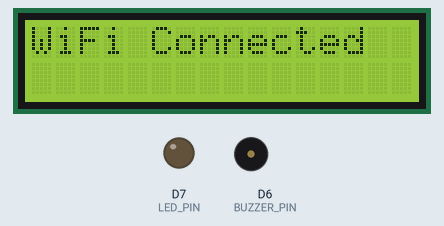
Recording of a sketch running on a simulated ESP8266 (NodeMCU). On the bench: 16×2 character LCD, output pins drawn as LEDs (lit = HIGH), buzzer (waves = sounding, pin HIGH). WiFi joins after 1.5 s; servers stay silent unless stated; the local clock reads 2024-03-15 10:24:30 at power-on unless the sketch sets it; web services answer with replies made up by the test bench; what the sketch prints to the serial monitor is not drawn.

Above: at 1.7 s.
At 3.9 s:
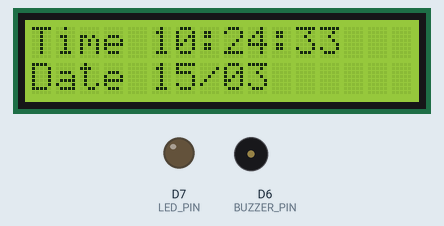
At 8.0 s:
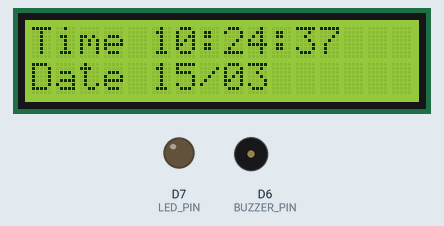
At 12.1 s:
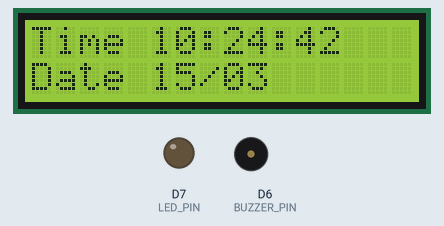
At 21.3 s:
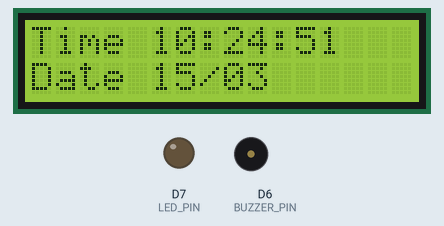
At 38.7 s:
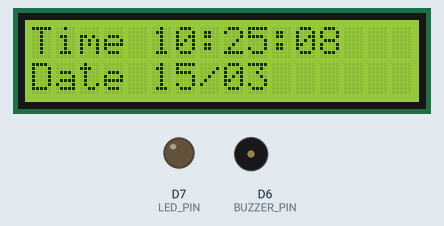

Measured:
- what the display in image 0 shows lasts 2.0 s, from 1.6 s to 3.6 s
- what the display in image 1 shows lasts 1.1 s, from 3.8 s to 4.9 s

The sketch:

sketch_nov12b.ino
```cpp
#include <Wire.h>
#include <LiquidCrystal_I2C.h>
#include <RTClib.h>
#include <ESP8266WiFi.h>
#include <ESP8266HTTPClient.h>
#include <WiFiClientSecureBearSSL.h>

// ===== PINS =====
#define BUZZER_PIN D6
#define LED_PIN D7

LiquidCrystal_I2C lcd(0x27, 16, 2);
RTC_DS3231 rtc;

// ===== WiFi & Telegram =====
const char* ssid = " ABHI";
const char* password = "abhikuttu";
const char* telegramToken = "8321601032:AAE_1e0kGH-4OU2vTCXKy3r71l_4HwZRIEE";
const char* chatID = "5464248909";

// ===== Reminder times (24-HR) =====
const int REM_HOURS[3] = {9, 17, 17};  // e.g., 17:40, 17:42, 17:44
const int REM_MINS[3]  = {34, 42, 44};
bool sent[3] = {false, false, false};

// ===== SETUP =====
void setup() {
  Serial.begin(115200);
  Wire.begin(D2, D1);

  lcd.init();
  lcd.backlight();
  lcd.clear();
  lcd.print("Initializing...");

  if (!rtc.begin()) {
    lcd.clear();
    lcd.print("RTC not found!");
    while (1);
  }

  if (rtc.lostPower()) {
    rtc.adjust(DateTime(F(__DATE__), F(__TIME__)));  // Sync RTC with upload time
  }

  pinMode(BUZZER_PIN, OUTPUT);
  pinMode(LED_PIN, OUTPUT);
  digitalWrite(BUZZER_PIN, LOW);
  digitalWrite(LED_PIN, LOW);

  WiFi.begin(ssid, password);
  lcd.clear();
  lcd.print("WiFi Connecting...");
  int tries = 0;
  while (WiFi.status() != WL_CONNECTED && tries < 30) {
    delay(500);
    Serial.print(".");
    tries++;
  }

  lcd.clear();
  if (WiFi.status() == WL_CONNECTED) {
    lcd.print("WiFi Connected");
    Serial.println("✅ WiFi connected!");
  } else {
    lcd.print("WiFi Failed!");
    Serial.println("❌ WiFi failed");
  }

  delay(2000);
  lcd.clear();
  sendTelegram("💊 Medicine Reminder System is active  take medicine ✅");
}

// ===== LOOP =====
void loop() {
  DateTime now = rtc.now();

  // Display current time
  lcd.setCursor(0, 0);
  lcd.print("Time ");
  print2(now.hour());
  lcd.print(":");
  print2(now.minute());
  lcd.print(":");
  print2(now.second());

  lcd.setCursor(0, 1);
  lcd.print("Date ");
  print2(now.day());
  lcd.print("/");
  print2(now.month());
  lcd.print(" ");

  // Check reminders
  for (int i = 0; i < 3; i++) {
    if (now.hour() == REM_HOURS[i] && now.minute() == REM_MINS[i] && !sent[i]) {
      triggerAlarm(i);
      sent[i] = true;
    }
  }

  // Reset next day
  if (now.hour() == 0 && now.minute() == 0) {
    for (int i = 0; i < 3; i++) sent[i] = false;
  }

  delay(1000);
}

// ===== ALARM =====
void triggerAlarm(int index) {
  String label;
  if (index == 0) label = "Morning";
  else if (index == 1) label = "Afternoon";
  else label = "Night";

  Serial.printf("🔔 Reminder %d triggered: %s\n", index + 1, label.c_str());

  lcd.clear();
  lcd.print("Take Medicine!");
  lcd.setCursor(0, 1);
  lcd.print(label);

  // Buzzer + LED
  for (int i = 0; i < 6; i++) {
    digitalWrite(LED_PIN, HIGH);
    digitalWrite(BUZZER_PIN, HIGH);
    delay(400);
    digitalWrite(LED_PIN, LOW);
    digitalWrite(BUZZER_PIN, LOW);
    delay(400);
  }

  // Telegram alert
  sendTelegram("💊 Reminder: Take your " + label + " medicine now!");
  delay(2000);
  lcd.clear();
}

// ===== TELEGRAM SENDER =====
void sendTelegram(String message) {
  if (WiFi.status() != WL_CONNECTED) {
    Serial.println("⚠️ WiFi reconnecting...");
    WiFi.begin(ssid, password);
    int retry = 0;
    while (WiFi.status() != WL_CONNECTED && retry < 10) {
      delay(500);
      Serial.print(".");
      retry++;
    }
    if (WiFi.status() != WL_CONNECTED) {
      Serial.println("❌ WiFi reconnect failed!");
      return;
    }
  }

  // New client for each send
  WiFiClientSecure client;
  client.setInsecure();
  HTTPClient https;

  String url = "https://api.telegram.org/bot" + String(telegramToken) +
               "/sendMessage?chat_id=" + String(chatID) +
               "&text=" + urlencode(message);

  Serial.println("🌐 Sending Telegram...");
  if (https.begin(client, url)) {
    int code = https.GET();
    if (code == 200) {
      Serial.println("✅ Telegram message sent!");
    } else {
      Serial.printf("❌ Telegram Error: %d\n", code);
    }
    https.end();
  } else {
    Serial.println("⚠️ HTTPS begin failed!");
  }
}

// ===== HELPERS =====
void print2(int num) {
  if (num < 10) lcd.print("0");
  lcd.print(num);
}

String urlencode(String str) {
  String enc = "";
  for (int i = 0; i < str.length(); i++) {
    char c = str.charAt(i);
    if (isalnum(c)) enc += c;
    else {
      enc += '%';
      char buf[3];
      sprintf(buf, "%02X", c);
      enc += buf;
    }
  }
  return enc;
}
```
